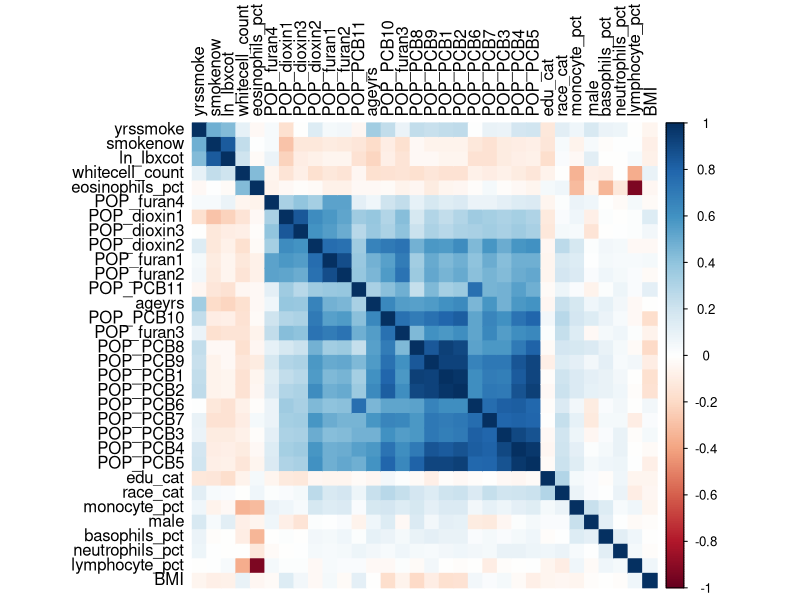
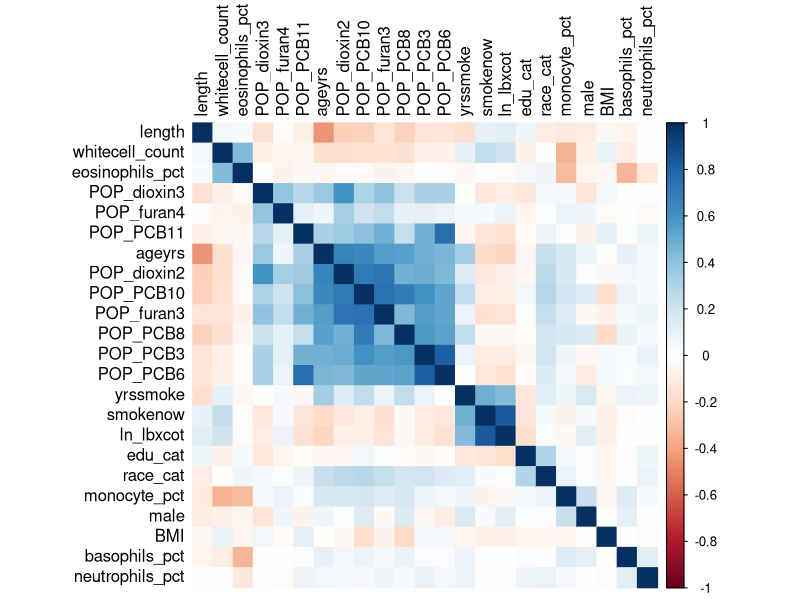

Source code (R) for these figures, in order:
library(corrplot)
data_dir <-  r"(C:\Users\Frank Shi\Documents\FrankS\Waterloo\pollutants)"
setwd(data_dir)
pollutants_original <- read.csv(file='pollutants.csv')

#===============================================
# plot correlation bewtween all covariates
excl_cols <- c('X', 'length')
pollutants1 <- pollutants_original[!colnames(pollutants_original) %in% excl_cols]
pollutants_corr <- cor(pollutants1)
corrplot(pollutants_corr, order="hclust", method="color", type="full", 
         tl.col = "black")

# take out a few covariates based on the correlation heat map
excl_cols1 <- c('X', paste0('POP_PCB', c(1, 2, 4, 5, 7, 9)),
                paste0('POP_furan', c(1, 2)), 'POP_dioxin1',
                'lymphocyte_pct')
pollutants2 <- pollutants_original[!colnames(pollutants_original) %in% excl_cols1]
pollutants_corr2 <- cor(pollutants2)
corrplot(pollutants_corr2, order="hclust", method="color", type="full", 
         tl.col = "black")


#===============================================
# after the first round of filtering of covariates, deal with categorical covariates
pollutants <- pollutants2
gender_list <- c('female', 'male')
edu_list <- c('before_high_school', 'high_school', 'college', 'college_grad')
eth_list <- c('other', 'mexi_us', 'nonhisp_black', 'nonhisp_white')
smoke_list <- c('no', 'yes')

gender <- gender_list[pollutants$male + 1]
education <- edu_list[pollutants$edu_cat]
race <- eth_list[pollutants$race_cat]
smoke_now <- smoke_list[pollutants$smokenow + 1]

pollutants$male <- factor(gender, levels=gender_list)
pollutants$edu_cat <- factor(education, levels=edu_list)
pollutants$race_cat <- factor(race, levels=eth_list)
pollutants$smokenow <- factor(smoke_now, levels=smoke_list)


#===============================================
# group different age groups
pollutants['agegroup'] <- 0
pollutants[pollutants['ageyrs'] >= 20 & pollutants['ageyrs'] <= 35, 'agegroup'] = 1
pollutants[pollutants['ageyrs'] >= 36 & pollutants['ageyrs'] <= 50, 'agegroup'] = 2
pollutants[pollutants['ageyrs'] >= 51, 'agegroup'] = 3
agegroup_list <- c('young', 'middleage', 'elder')
agegroup <- agegroup_list[pollutants$agegroup]
pollutants$agegroup <- factor(agegroup, levels=agegroup_list)

